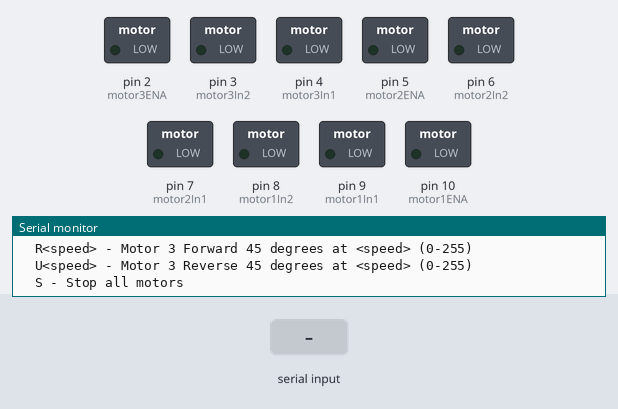
This sketch was run on a simulated Arduino Uno, built with avr-gcc and run on an emulated ATmega328P. On the bench: switched loads named in the sketch (green lamp = pin HIGH), the last lines printed to the serial monitor. The inputs (shaded band) are chosen by the test bench.

Above: at 1.6 s.
1.7 s: "SU\n" received over Serial
At 1.9 s:
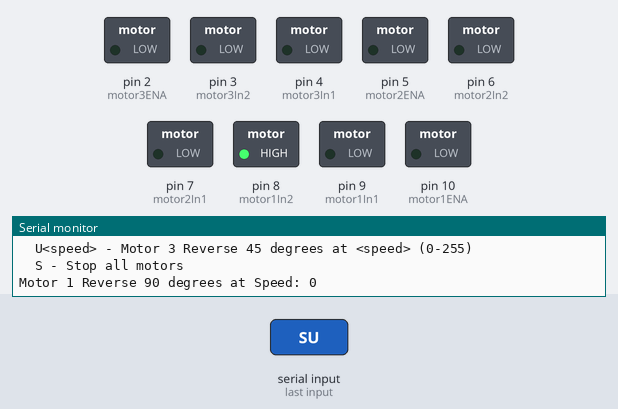
3.6 s: "P90\n" received over Serial
At 3.8 s:
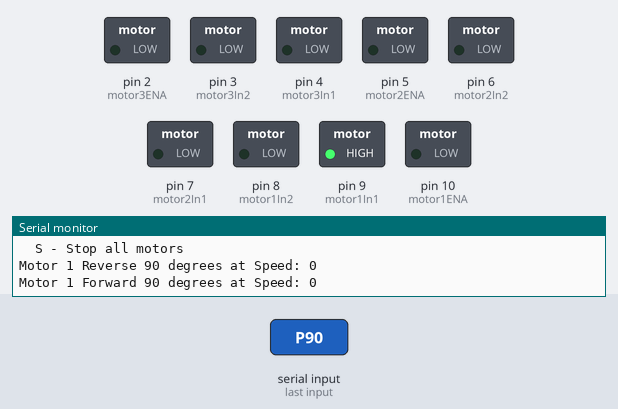
5.5 s: "U\n" received over Serial
At 5.57 s:
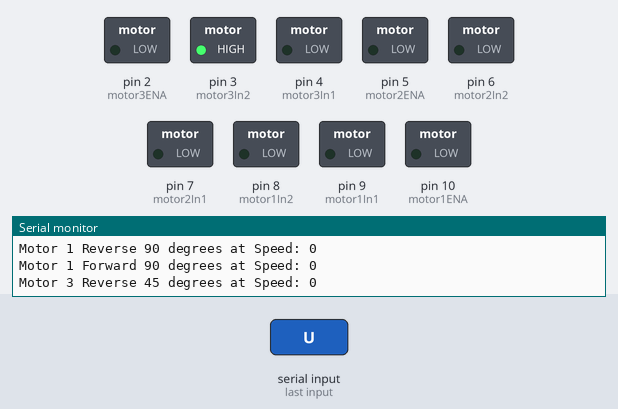
7.1 s: "P,45\n" received over Serial
At 8.6 s:
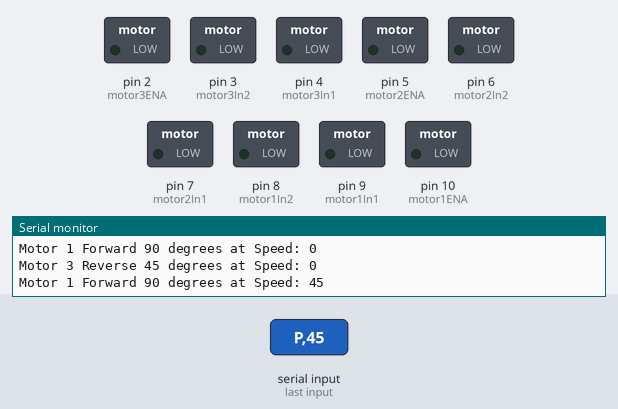
9.0 s: "SU90\n" received over Serial
At 9.2 s:
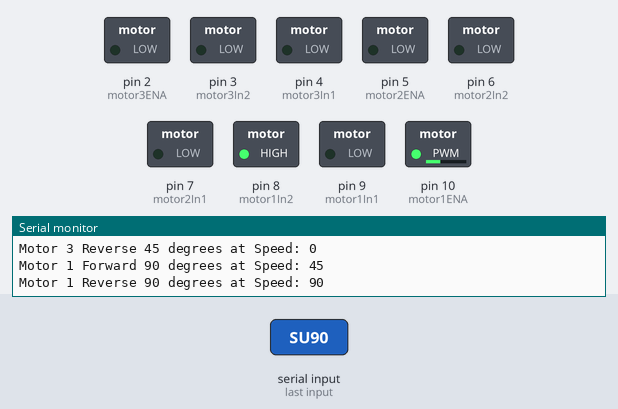
10.9 s: "F90\n" received over Serial
At 11.04 s:
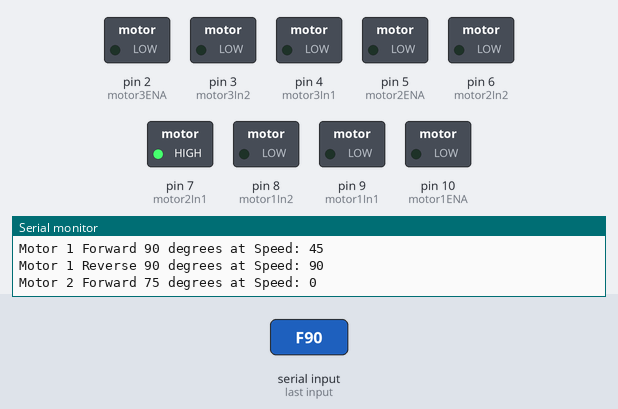
Timing chart, 0 to 13.6 s (numbered marks = the images above; inputs shaded):
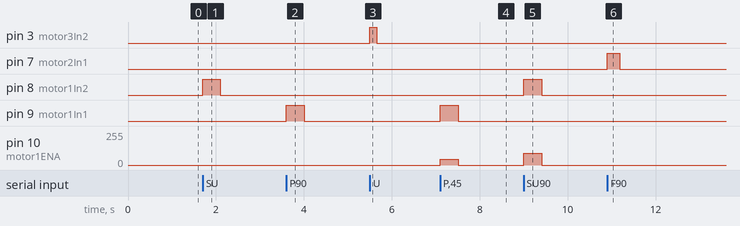

The sketch:

Final_Arduino_Code.ino
```cpp
// Define motor driver pins for Motor 1 (90-degree rotation)
const int motor1In1 = 9;   // Motor 1 IN1
const int motor1In2 = 8;   // Motor 1 IN2
const int motor1ENA = 10;  // Motor 1 ENA (PWM for speed)

// Define motor driver pins for Motor 2 (75-degree rotation)
const int motor2In1 = 7;   // Motor 2 IN1
const int motor2In2 = 6;   // Motor 2 IN2
const int motor2ENA = 5;   // Motor 2 ENA (PWM for speed)

// Define motor driver pins for Motor 3 (45-degree rotation)
const int motor3In1 = 4;   // Motor 3 IN1
const int motor3In2 = 3;   // Motor 3 IN2
const int motor3ENA = 2;   // Motor 3 ENA (PWM for speed)

// Variables to store motor speeds (0-255)
int motor1Speed = 0;
int motor2Speed = 0;
int motor3Speed = 0;

// Time required for rotations (milliseconds)
const int motor1RotationTime90 = 400; // Motor 1 - 90 degrees
const int motor2RotationTime75 = 275; // Motor 2 - 75 degrees
const int motor3RotationTime45 = 150; // Motor 3 - 45 degrees

void setup() {
  pinMode(motor1In1, OUTPUT);
  pinMode(motor1In2, OUTPUT);
  pinMode(motor1ENA, OUTPUT);

  pinMode(motor2In1, OUTPUT);
  pinMode(motor2In2, OUTPUT);
  pinMode(motor2ENA, OUTPUT);

  pinMode(motor3In1, OUTPUT);
  pinMode(motor3In2, OUTPUT);
  pinMode(motor3ENA, OUTPUT);

  Serial.begin(9600);
  Serial.println("Triple Motor Control with 90, 75, and 45 Degree Rotations");
  Serial.println("Commands:");
  Serial.println("  P<speed> - Motor 1 Forward 90 degrees at <speed> (0-255)");
  Serial.println("  SU<speed> - Motor 1 Reverse 90 degrees at <speed> (0-255)");
  Serial.println("  F<speed> - Motor 2 Forward 75 degrees at <speed> (0-255)");
  Serial.println("  E<speed> - Motor 2 Reverse 75 degrees at <speed> (0-255)");
  Serial.println("  R<speed> - Motor 3 Forward 45 degrees at <speed> (0-255)");
  Serial.println("  U<speed> - Motor 3 Reverse 45 degrees at <speed> (0-255)");
  Serial.println("  S - Stop all motors");
}

void loop() {
  if (Serial.available() > 0) {
    // Read the full command string
    String command = Serial.readStringUntil('\n');
    command.trim(); // Remove leading/trailing whitespace

    // Process commands
    if (command.startsWith("P")) {
      int speed = command.substring(2).toInt();
      if (speed >= 0 && speed <= 255) {
        Serial.print("Motor 1 Forward 90 degrees at Speed: ");
        Serial.println(speed);
        moveMotorForward(motor1In1, motor1In2, motor1ENA, speed, motor1RotationTime90);
      } else {
        Serial.println("Invalid speed for Motor 1!");
      }
    } else if (command.startsWith("SU")) {
      int speed = command.substring(2).toInt();
      if (speed >= 0 && speed <= 255) {
        Serial.print("Motor 1 Reverse 90 degrees at Speed: ");
        Serial.println(speed);
        moveMotorReverse(motor1In1, motor1In2, motor1ENA, speed, motor1RotationTime90);
      } else {
        Serial.println("Invalid speed for Motor 1!");
      }
    } else if (command.startsWith("F")) {
      int speed = command.substring(2).toInt();
      if (speed >= 0 && speed <= 255) {
        Serial.print("Motor 2 Forward 75 degrees at Speed: ");
        Serial.println(speed);
        moveMotorForward(motor2In1, motor2In2, motor2ENA, speed, motor2RotationTime75);
      } else {
        Serial.println("Invalid speed for Motor 2!");
      }
    } else if (command.startsWith("E")) {
      int speed = command.substring(2).toInt();
      if (speed >= 0 && speed <= 255) {
        Serial.print("Motor 2 Reverse 75 degrees at Speed: ");
        Serial.println(speed);
        moveMotorReverse(motor2In1, motor2In2, motor2ENA, speed, motor2RotationTime75);
      } else {
        Serial.println("Invalid speed for Motor 2!");
      }
    } else if (command.startsWith("R")) {
      int speed = command.substring(2).toInt();
      if (speed >= 0 && speed <= 255) {
        Serial.print("Motor 3 Forward 45 degrees at Speed: ");
        Serial.println(speed);
        moveMotorForward(motor3In1, motor3In2, motor3ENA, speed, motor3RotationTime45);
      } else {
        Serial.println("Invalid speed for Motor 3!");
      }
    } else if (command.startsWith("U")) {
      int speed = command.substring(2).toInt();
      if (speed >= 0 && speed <= 255) {
        Serial.print("Motor 3 Reverse 45 degrees at Speed: ");
        Serial.println(speed);
        moveMotorReverse(motor3In1, motor3In2, motor3ENA, speed, motor3RotationTime45);
      } else {
        Serial.println("Invalid speed for Motor 3!");
      }
    } else if (command.equals("S")) {
      Serial.println("Stopping all motors");
      stopMotor(motor1In1, motor1In2, motor1ENA);
      stopMotor(motor2In1, motor2In2, motor2ENA);
      stopMotor(motor3In1, motor3In2, motor3ENA);
    } else {
      Serial.println("Invalid command! Use P, SU, F, E, R, U, or S.");
    }
  }
}

// Function to move motor forward for a fixed duration
void moveMotorForward(int in1, int in2, int ena, int speed, int duration) {
  digitalWrite(in1, HIGH);
  digitalWrite(in2, LOW);
  analogWrite(ena, speed);
  delay(duration);
  stopMotor(in1, in2, ena);
}

// Function to move motor in reverse for a fixed duration
void moveMotorReverse(int in1, int in2, int ena, int speed, int duration) {
  digitalWrite(in1, LOW);
  digitalWrite(in2, HIGH);
  analogWrite(ena, speed);
  delay(duration);
  stopMotor(in1, in2, ena);
}

// Function to stop a motor
void stopMotor(int in1, int in2, int ena) {
  digitalWrite(in1, LOW);
  digitalWrite(in2, LOW);
  analogWrite(ena, 0);
}
```

Measured:
- after the input at 1.7 s, pin 8 (motor1In2): LOW → HIGH at once, → LOW 0.40 s later
- after the input at 3.6 s, pin 9 (motor1In1): LOW → HIGH at once, → LOW 0.40 s later
- after the input at 5.5 s, pin 3 (motor3In2): LOW → HIGH at once, → LOW 0.15 s later
- after the input at 7.1 s, pin 9 (motor1In1): LOW → HIGH at once, → LOW 0.40 s later; pin 10 (motor1ENA): 0/255 → 45/255 at once, → 0/255 0.40 s later
- after the input at 9.0 s, pin 8 (motor1In2): LOW → HIGH at once, → LOW 0.40 s later; pin 10 (motor1ENA): 0/255 → 90/255 at once, → 0/255 0.40 s later
- after the input at 10.9 s, pin 7 (motor2In1): LOW → HIGH at once, → LOW 0.28 s later
